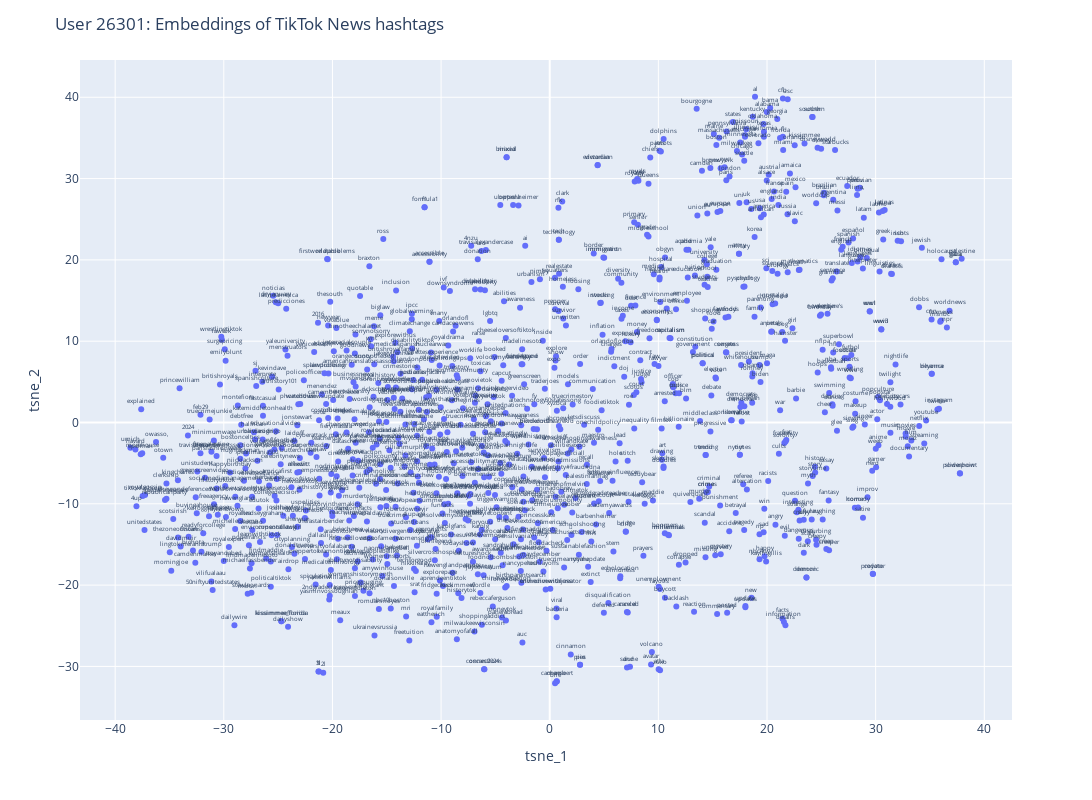

Notebook code cell kept with this figure:
### Code cell
import plotly.express as px

def visualize_tsne(user, to_parse):
    data = calculate_tsne(user, to_parse)
    fig = px.scatter(data, x='tsne_1', y='tsne_2', text=to_parse)
    fig.update_traces(textposition='top center', mode='markers+text', textfont=dict(size=6))
    # Update layout with larger width and height
    fig.update_layout(title=f'User {user}: Embeddings of TikTok News {to_parse}',
                      width=1200,  # Set the width of the figure
                      height=800)  # Set the height of the figure
    fig.show()

visualize_tsne("26301", "hashtags")

### Figure 1 — Plotly figure (JSON) as saved in the notebook; plotly's stock layout.template omitted (floating-point values rounded to 4 significant figures; data arrays with more than 128 entries replaced by an {"elided": "..."} marker saying what was removed)
{"data": [{"hovertemplate": "tsne_1=%{x}<br>tsne_2=%{y}<br>hashtags=%{text}<extra></extra>", "legendgroup": "", "marker": {"color": "#636efa", "symbol": "circle"}, "mode": "markers+text", "name": "", "orientation": "v", "showlegend": false, "text": {"elided": "932 str values"}, "textfont": {"size": 6}, "textposition": "top center", "type": "scatter", "x": {"elided": "932 float values"}, "xaxis": "x", "y": {"elided": "932 float values"}, "yaxis": "y"}], "layout": {"height": 800, "legend": {"tracegroupgap": 0}, "margin": {"t": 60}, "title": {"text": "User 26301: Embeddings of TikTok News hashtags"}, "width": 1200, "xaxis": {"anchor": "y", "autorange": true, "domain": [0, 1], "range": [-43.2, 42.51], "title": {"text": "tsne_1"}, "type": "linear"}, "yaxis": {"anchor": "x", "autorange": true, "domain": [0, 1], "range": [-36.59, 44.58], "title": {"text": "tsne_2"}, "type": "linear"}}}
